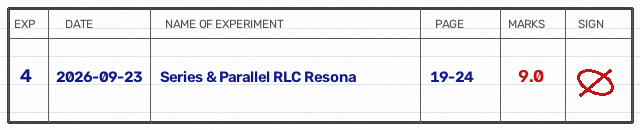
#> input picture dataset/pilot/processed/index/PILOT-PILOT_STUDENT_01-EXP04_index.png, 640 x 130 px
$ python -i evaluate_phase9_pilot.py   (imports and definitions only)   (older library calls are emulated)
#> lines starting #> are read from the running program, lines starting #| are printed output that depends on the picture
#> further down, picture is the input picture: shape (130, 640, 3); mean B, G, R 234.6, 232.3, 232.9
"""
SecureLab Phase 9: Real EEE Pilot Benchmark & Evaluation Engine
===============================================================
Executes scientific benchmarking on the real pilot dataset:
  1. Exact Duplicate Detection Baseline
  2. Perceptual Document Reuse Metrics (Exact, Perceptual, Re-photographed, Screenshot, Crop)
  3. Writer Verification Metrics (Same writer, Different writer, EER, INSUFFICIENT_EVIDENCE rate)
  4. Ownership Decision Metrics (0% Unauthorized Acceptance Rate, Pass Rate, Manual Review Rate)
  5. False Positive & False Negative Deep Dive
  6. Calibration to ownership-threshold-v1
"""

import os
import json
import hashlib
import cv2
import numpy as np

# [12 lines left out: functions compute_sha256, compute_dhash, not called in this run]

def hamming_similarity(h1, h2):
    return 1.0 - (np.count_nonzero(h1 != h2) / len(h1))

# [14 lines left out: function extract_doc_embedding, not called in this run]

def extract_writer_features(img):
    """Gradient orientation histogram representing stroke slant & curvature."""
    gray = cv2.cvtColor(img, cv2.COLOR_BGR2GRAY) if len(img.shape) == 3 else img
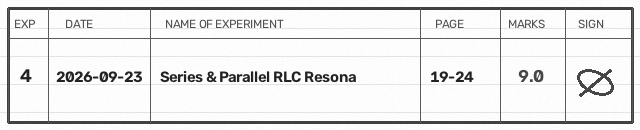
#> gray: shape (130, 640); min 30, max 255, mean 232.8
    h, w = gray.shape
#> h = 130; w = 640
    roi = gray[int(h * 0.15):int(h * 0.65), int(w * 0.1):int(w * 0.85)]
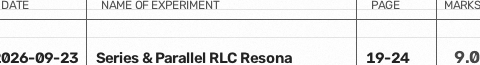
#> roi: shape (65, 480); min 30, max 255, mean 233.5
    sobelx = cv2.Sobel(roi, cv2.CV_64F, 1, 0, ksize=3)
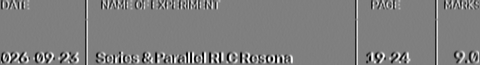
#> sobelx: shape (65, 480) float64; min -883, max 882, mean -0.3; drawn with min black and max white
    sobely = cv2.Sobel(roi, cv2.CV_64F, 0, 1, ksize=3)
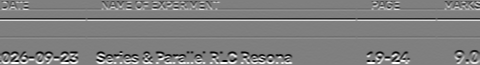
#> sobely: shape (65, 480) float64; min -883, max 883, mean 2.7; drawn with min black and max white
    mag, ang = cv2.cartToPolar(sobelx, sobely, angleInDegrees=True)
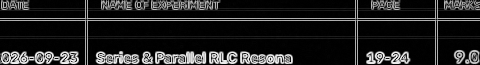
#> mag: shape (65, 480) float64; min 0, max 949.9, mean 126.9; drawn with min black and max white
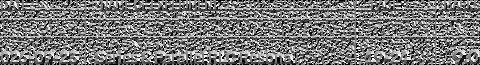
#> ang: shape (65, 480) float64; min 0, max 359.9, mean 169; drawn with min black and max white
    hist, _ = np.histogram(ang, bins=16, range=(0, 360), weights=mag)
#> hist = [319800.3, 173910, 132717.6, 383375.1, 454574.6, 135235, 131644.8, 287777.9, 338568.7, 170599.1, 135278.7, 326599.6, 407964.5, 132179.3, 155768.2, 272526.4]
    norm = np.linalg.norm(hist)
#> norm = 1083199.7
    return hist / (norm + 1e-7)

def cosine_similarity(v1, v2):
    return float(np.dot(v1, v2) / (np.linalg.norm(v1) * np.linalg.norm(v2) + 1e-7))

# [188 lines left out: function run_pilot_benchmark, not called in this run]

# [2 lines not run here, left out]

>>> import cv2
>>> picture = cv2.imread('../dataset/pilot/processed/index/PILOT-PILOT_STUDENT_01-EXP04_index.png')
>>> result = extract_writer_features(picture)
#> result = [0.295, 0.161, 0.123, 0.354, 0.42, 0.125, 0.122, 0.266, 0.313, 0.157, 0.125, 0.302, 0.377, 0.122, 0.144, 0.252]
